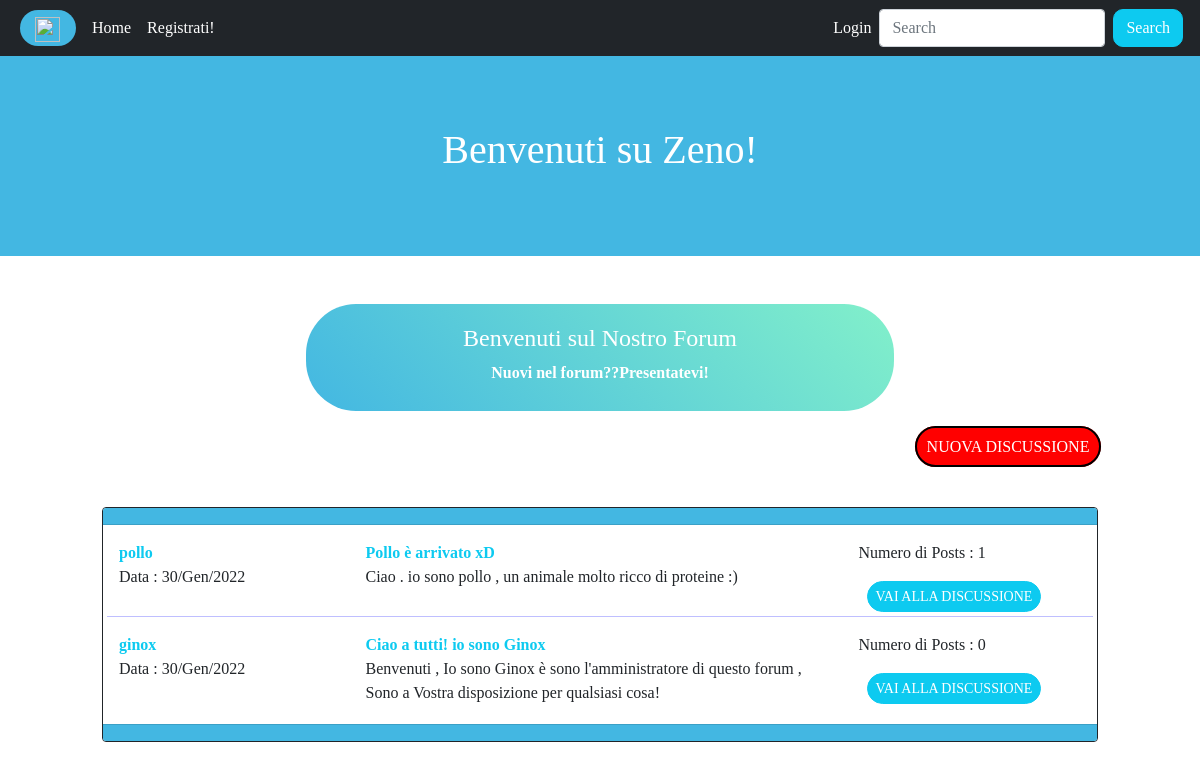
Page /section/2/ on the earlier database version.
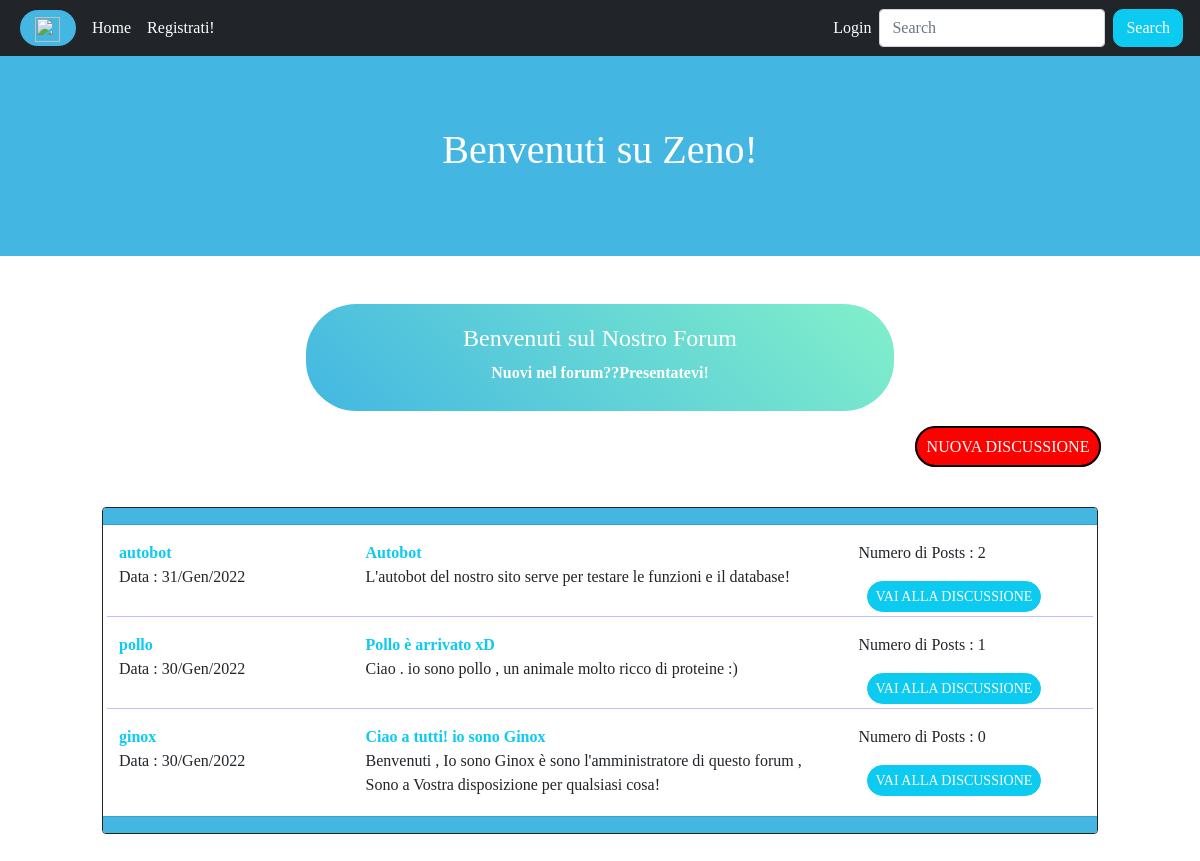
Same page on the later database version.
### app/models.py (models this page shows, shortened)
class Discussione(models.Model):
    sezione_appartenenza = models.ForeignKey(Sezione,on_delete=models.CASCADE,related_name='discussioni_appartenenza')
    titolo = models.CharField(max_length=100)
    primo_post = models.TextField()
    autore = models.ForeignKey(User,on_delete=models.CASCADE,related_name='discussioni')
    data = models.DateTimeField(auto_now_add=True)
    class Meta:
        verbose_name = 'Discussione'
        verbose_name_plural = 'Discussioni'

### app/views.py (the view)
# urls.py: path('section/<int:pk>/',section,name='section'),
def section(request,pk):
    sezione = get_object_or_404(Sezione,pk=pk)
    discussioni = Discussione.objects.filter(sezione_appartenenza=sezione).order_by("-data")
    context = {'sezione':sezione,'discussioni':discussioni}
    return render(request,'sezione.html',context)

### app/templates/sezione.html (shortened to what this page needs)
{% extends 'base.html' %}
{% block content %}
        <div class="row justify-content-center">
            <div class="col-6">
                    <div class=" sez-main text-center">
                        <h4>{{sezione.nome}}</h4>
                        <p>{{sezione.descrizione}}</p>
                    </div>
            </div>
        </div>
        <div class="row justify-content-end my-4">
            <div class="col-md-4 text-center">
                <a class="btn-admin" href="{% url 'new-discussion' pk=sezione.pk%}">NUOVA DISCUSSIONE</a>
            </div>
        </div>
        <div class="row justify-content-center my-5">
            <div class="col-md-10">
                <div class="card border border-dark">
                    <div class="card-header color"></div>
                    <div class="card-body">
                        {% for discussione in discussioni %}
                            <div class="row">
                                <div class="col-md-3">
                                    <p class="card-text my-0"><a class="link-info" href="{% url 'user_profile' username=discussione.autore.username %}"><strong>{{discussione.autore}}</strong></a></p>
                                    <p class="card-text  my-0">Data : {{discussione.data|date:"d/M/Y"}}</p>
                                </div>
                                <div class="col-md-6">
                                    <p class="card-text my-0"><strong><a class="link-info" href="#">{{discussione.titolo}}</a></strong></p>
                                    <p class="card-text my-0">{{discussione.primo_post}}</p>
                                </div>
                                <div class="col-lg-3">
                                    <p class="card-text my-0">Numero di Posts : {{discussione.posts_appartenenza.count}}</p>
                                    <p class="card-text mt-3"><a class="btn btn-sm btn-info text-white ms-2 mb-1"href="{% url 'discussion' pk=discussione.pk%}">VAI ALLA DISCUSSIONE</a></p>
                                </div>
                                {% if not forloop.last %}
                                    <hr style="color:blue">
                                {% endif %}
                            </div>
                        {% endfor %}
                    </div>
                    <div class="card-footer color"></div>
                </div>
            </div>
        </div>
{% endblock content %}

Differences in the rows shown:
added Discussione: autore "autobot", data "31/Gen/2022", titolo "Autobot", primo_post "L'autobot del nostro sito serve per testare le funzioni e il database!", posts_appartenenza.count "2"
